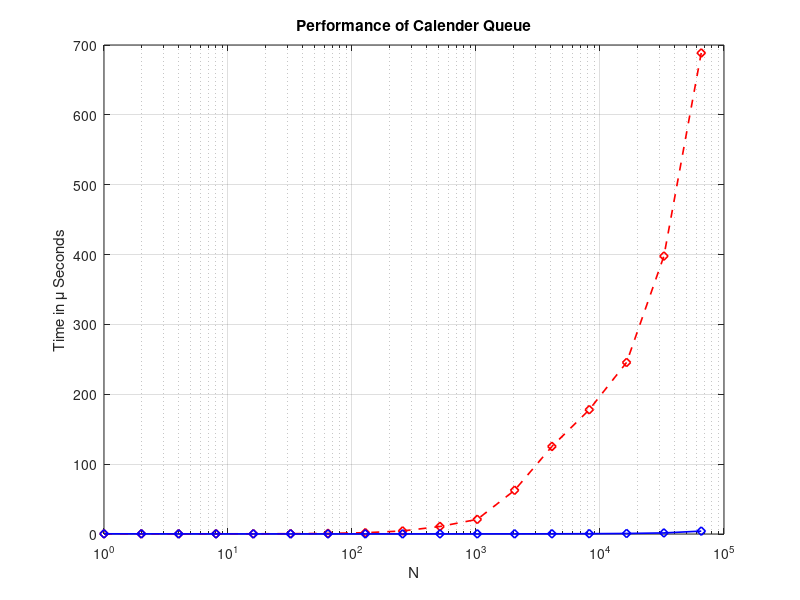

This chart was generated by the following MATLAB code:
M = csvread('CQperf.csv');
[m,n] = size(M);
figure;


    semilogx(M(:,1),M(:,2),'rd--','LineWidth',1.2);
    hold on;

    semilogx(M(:,1),M(:,3),'bd-','LineWidth',1.2);
title('Performance of Calender Queue');

xlabel('N');
ylabel('Time in \mu Seconds'); 
grid on
